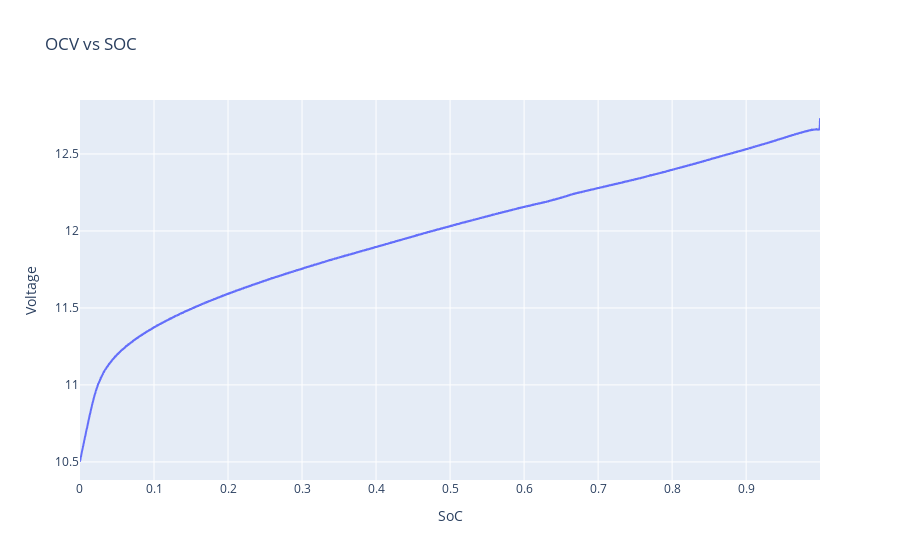

The code cell stored with this chart in its notebook:
### Code cell
fig = px.line(df_soc_des, x="SoC", y="Voltage", title='OCV vs SOC')
fig.show()

### Figure 1 — Plotly figure (JSON) as saved in the notebook; plotly's stock layout.template omitted (floating-point values rounded to 4 significant figures; data arrays with more than 128 entries replaced by an {"elided": "..."} marker saying what was removed)
{"data": [{"hovertemplate": "SoC=%{x}<br>Voltage=%{y}<extra></extra>", "legendgroup": "", "line": {"color": "#636efa", "dash": "solid"}, "marker": {"symbol": "circle"}, "mode": "lines", "name": "", "showlegend": false, "type": "scattergl", "x": {"elided": "4496 float values"}, "xaxis": "x", "y": {"elided": "4496 float values"}, "yaxis": "y"}], "layout": {"legend": {"tracegroupgap": 0}, "title": {"text": "OCV vs SOC"}, "xaxis": {"anchor": "y", "domain": [0, 1], "title": {"text": "SoC"}}, "yaxis": {"anchor": "x", "domain": [0, 1], "title": {"text": "Voltage"}}}}
